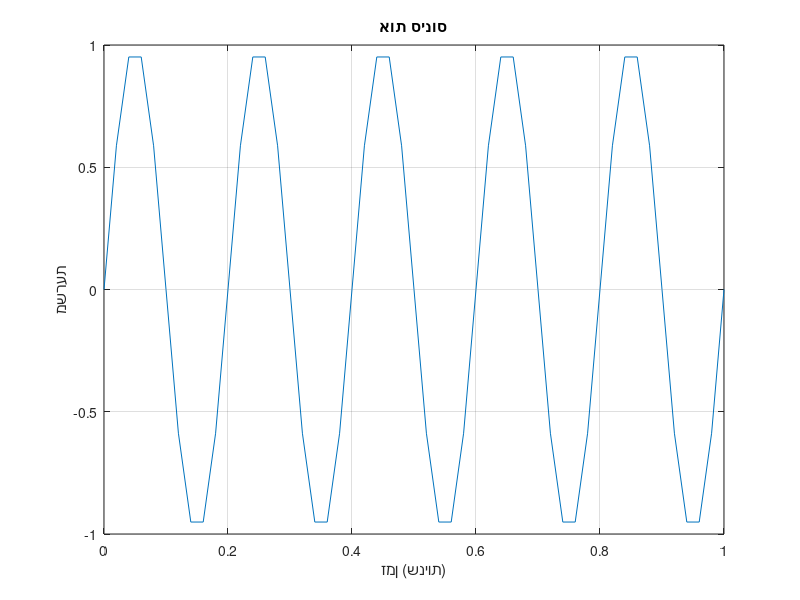
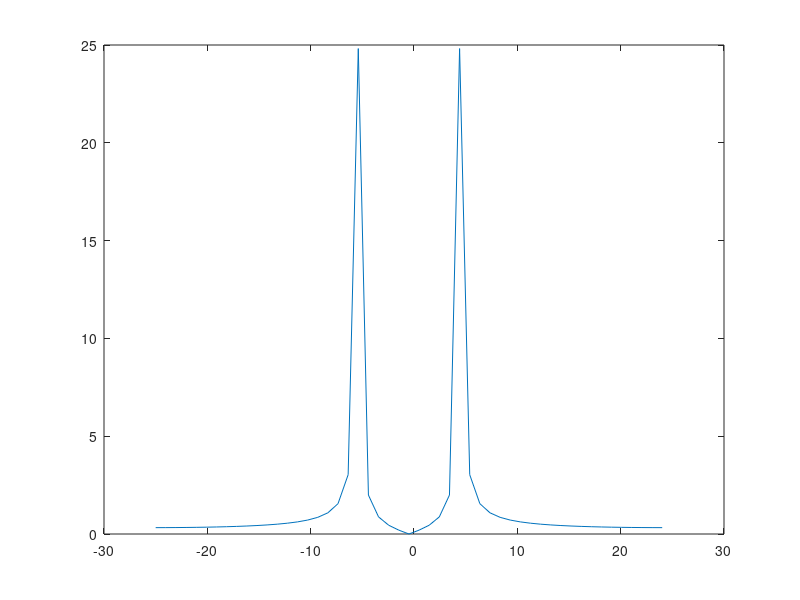

MATLAB code for these plots, in order:
close all;

fs = 50;             % קצב דגימה בהרץ
ts = 1/fs;
t = 0:ts:1;            % וקטור זמן למשך שנייה אחת
f = 5;                 % תדר אות הסינוס בהרץ
amplitude = 1;         % משרעת (אמפליטודה)

y = amplitude * sin(2 * pi * f * t); % חישוב האות

plot(t, y);            % הצגת הגרף
xlabel('זמן (שניות)');
ylabel('משרעת');
title('אות סינוס');
grid on;

N = length(y);
f = -fs/2:fs/N:fs/2 - fs/N;

fft_sig = fftshift(abs(fft(y)));

figure
plot(f, fft_sig);

function spec_try(signal, Fs, N)
Ts = 1 / Fs;
t = 0:Ts:Ts*(N-1) ;
f = -Fs/2:Fs/N:Fs/2 - Fs/N;

fft_sig = fftshift(abs(fft(signal)));

% figure
% plot(f, fft_sig);
% figure
% plot(t,(sig));
figure
imagesc(t, f, fft_sig);
figure
spectrogram(signal);
end
